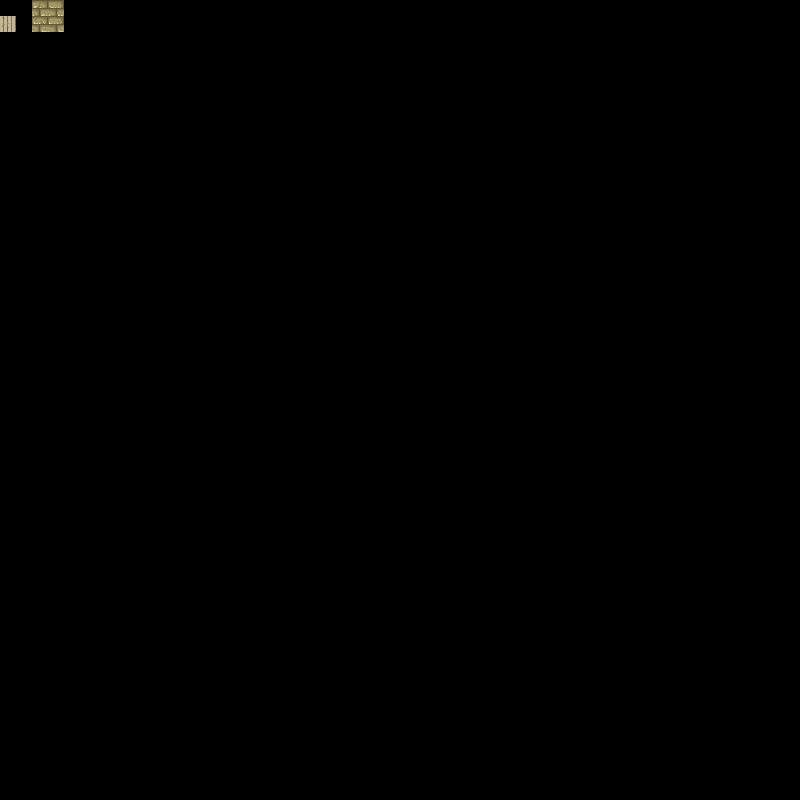

Rendered tile map (Tiled .tmx) drawn with the repository's tilesets; below, a short description and the full map source, tile grids included:
An orthogonal 25x25 tile map with 32x32 px tiles, 1 tile layer (Tile Layer 1), 2 tilesets.

<map version="1.0" tiledversion="1.1.5" orientation="orthogonal" renderorder="right-down" width="25" height="25" tilewidth="32" tileheight="32" infinite="0" nextobjectid="1">
 <tileset firstgid="1" source="desert.tsx" />
 <tileset firstgid="49" source="rpg/beach_tileset.tsx" />
 <layer name="Tile Layer 1" width="25" height="25">
  <data encoding="csv">
429,10,0,0,0,0,0,0,0,0,0,0,0,0,0,0,0,0,0,0,0,0,0,0,0,
0,0,0,0,0,0,0,0,0,0,0,0,0,0,0,0,0,0,0,0,0,0,0,0,0,
0,0,0,0,0,0,0,0,0,0,0,0,0,0,0,0,0,0,0,0,0,0,0,0,0,
0,0,0,0,0,0,0,0,0,0,0,0,0,0,0,0,0,0,0,0,0,0,0,0,0,
0,0,0,0,0,0,0,0,0,0,0,0,0,0,0,0,0,0,0,0,0,0,0,0,0,
0,0,0,0,0,0,0,0,0,0,0,0,0,0,0,0,0,0,0,0,0,0,0,0,0,
0,0,0,0,0,0,0,0,0,0,0,0,0,0,0,0,0,0,0,0,0,0,0,0,0,
0,0,0,0,0,0,0,0,0,0,0,0,0,0,0,0,0,0,0,0,0,0,0,0,0,
0,0,0,0,0,0,0,0,0,0,0,0,0,0,0,0,0,0,0,0,0,0,0,0,0,
0,0,0,0,0,0,0,0,0,0,0,0,0,0,0,0,0,0,0,0,0,0,0,0,0,
0,0,0,0,0,0,0,0,0,0,0,0,0,0,0,0,0,0,0,0,0,0,0,0,0,
0,0,0,0,0,0,0,0,0,0,0,0,0,0,0,0,0,0,0,0,0,0,0,0,0,
0,0,0,0,0,0,0,0,0,0,0,0,0,0,0,0,0,0,0,0,0,0,0,0,0,
0,0,0,0,0,0,0,0,0,0,0,0,0,0,0,0,0,0,0,0,0,0,0,0,0,
0,0,0,0,0,0,0,0,0,0,0,0,0,0,0,0,0,0,0,0,0,0,0,0,0,
0,0,0,0,0,0,0,0,0,0,0,0,0,0,0,0,0,0,0,0,0,0,0,0,0,
0,0,0,0,0,0,0,0,0,0,0,0,0,0,0,0,0,0,0,0,0,0,0,0,0,
0,0,0,0,0,0,0,0,0,0,0,0,0,0,0,0,0,0,0,0,0,0,0,0,0,
0,0,0,0,0,0,0,0,0,0,0,0,0,0,0,0,0,0,0,0,0,0,0,0,0,
0,0,0,0,0,0,0,0,0,0,0,0,0,0,0,0,0,0,0,0,0,0,0,0,0,
0,0,0,0,0,0,0,0,0,0,0,0,0,0,0,0,0,0,0,0,0,0,0,0,0,
0,0,0,0,0,0,0,0,0,0,0,0,0,0,0,0,0,0,0,0,0,0,0,0,0,
0,0,0,0,0,0,0,0,0,0,0,0,0,0,0,0,0,0,0,0,0,0,0,0,0,
0,0,0,0,0,0,0,0,0,0,0,0,0,0,0,0,0,0,0,0,0,0,0,0,0,
0,0,0,0,0,0,0,0,0,0,0,0,0,0,0,0,0,0,0,0,0,0,0,0,0
</data>
 </layer>
</map>
